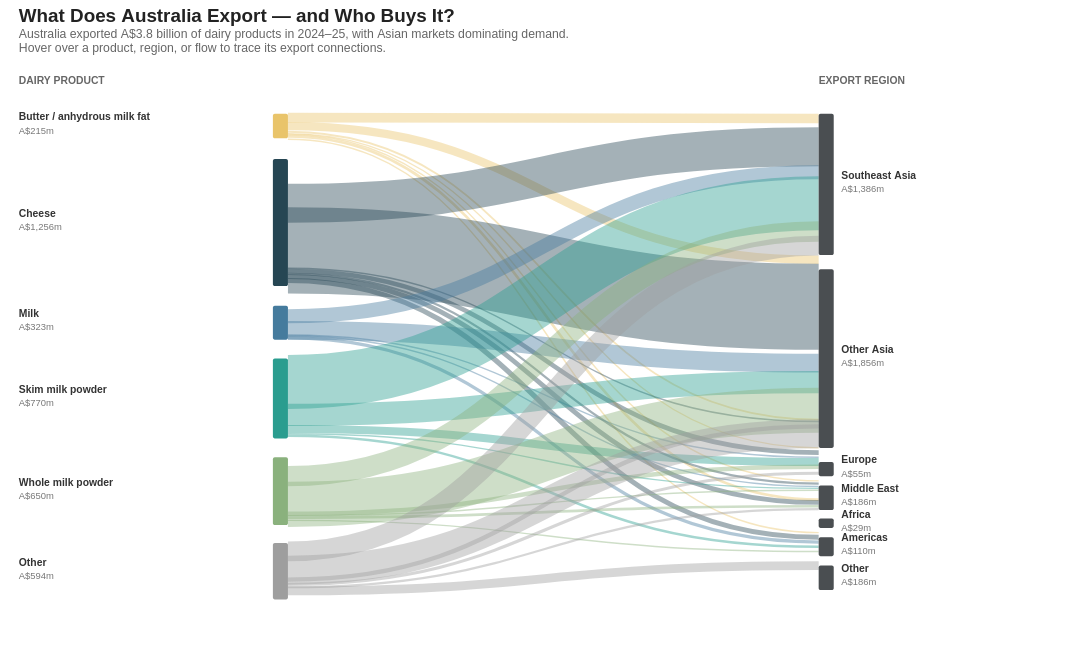

The specification (Vega-Lite) saved for this image:
### Vega specification from a JSON file in a GitHub repository (floating-point values rounded to 4 significant figures)
{"$schema": "https://vega.github.io/schema/vega/v5.json", "width": 1120, "height": 550, "padding": {"top": 7, "left": 20, "right": 20, "bottom": 30}, "autosize": "pad", "title": {"text": "What Does Australia Export — and Who Buys It?", "subtitle": ["Australia exported A$3.8 billion of dairy products in 2024–25, with Asian markets dominating demand.", "Hover over a product, region, or flow to trace its export connections."], "anchor": "start", "frame": "group", "fontSize": 20, "fontWeight": "bold", "color": "#222222", "subtitleFontSize": 13, "subtitleColor": "#666666", "offset": 15}, "signals": [{"name": "nodeWidth", "value": 16}, {"name": "leftX", "value": 270}, {"name": "rightX", "value": 850}, {"name": "hoverConnection", "value": null, "on": [{"events": "mouseover[event.item && event.item.datum && event.item.mark.name && indexof(event.item.mark.name, 'linked_') === 0]", "update": "event.item.mark.name === 'linked_flows' ? {product: datum.product, region: datum.region} : indexof(event.item.mark.name, 'linked_products') === 0 ? {product: datum.name, region: null} : {product: null, region: datum.name}"}, {"events": "mouseout", "update": "null"}]}], "data": [{"name": "flows", "values": [{"product": "Butter / anhydrous milk fat", "region": "Southeast Asia", "value": 85, "sy": 24, "ty": 25}, {"product": "Butter / anhydrous milk fat", "region": "Other Asia", "value": 74, "sy": 33, "ty": 175}, {"product": "Butter / anhydrous milk fat", "region": "Europe", "value": 16, "sy": 39, "ty": 345}, {"product": "Butter / anhydrous milk fat", "region": "Middle East", "value": 5, "sy": 41, "ty": 375}, {"product": "Butter / anhydrous milk fat", "region": "Africa", "value": 4, "sy": 42, "ty": 410}, {"product": "Butter / anhydrous milk fat", "region": "Americas", "value": 24, "sy": 44, "ty": 430}, {"product": "Butter / anhydrous milk fat", "region": "Other", "value": 7, "sy": 47, "ty": 465}, {"product": "Cheese", "region": "Southeast Asia", "value": 344, "sy": 115, "ty": 55}, {"product": "Cheese", "region": "Other Asia", "value": 763, "sy": 165, "ty": 225}, {"product": "Cheese", "region": "Europe", "value": 1, "sy": 184, "ty": 347}, {"product": "Cheese", "region": "Middle East", "value": 41, "sy": 187, "ty": 380}, {"product": "Cheese", "region": "Africa", "value": 20, "sy": 190, "ty": 413}, {"product": "Cheese", "region": "Americas", "value": 42, "sy": 193, "ty": 433}, {"product": "Cheese", "region": "Other", "value": 45, "sy": 197, "ty": 470}, {"product": "Milk", "region": "Southeast Asia", "value": 124, "sy": 235, "ty": 82}, {"product": "Milk", "region": "Other Asia", "value": 166, "sy": 250, "ty": 285}, {"product": "Milk", "region": "Middle East", "value": 3, "sy": 255, "ty": 385}, {"product": "Milk", "region": "Africa", "value": 1, "sy": 256, "ty": 416}, {"product": "Milk", "region": "Other", "value": 29, "sy": 258, "ty": 475}, {"product": "Skim milk powder", "region": "Southeast Asia", "value": 478, "sy": 305, "ty": 115}, {"product": "Skim milk powder", "region": "Other Asia", "value": 197, "sy": 340, "ty": 305}, {"product": "Skim milk powder", "region": "Middle East", "value": 71, "sy": 355, "ty": 390}, {"product": "Skim milk powder", "region": "Africa", "value": 2, "sy": 360, "ty": 418}, {"product": "Skim milk powder", "region": "Other", "value": 22, "sy": 362, "ty": 480}, {"product": "Whole milk powder", "region": "Southeast Asia", "value": 181, "sy": 405, "ty": 145}, {"product": "Whole milk powder", "region": "Other Asia", "value": 399, "sy": 435, "ty": 335}, {"product": "Whole milk powder", "region": "Middle East", "value": 39, "sy": 445, "ty": 395}, {"product": "Whole milk powder", "region": "Africa", "value": 2, "sy": 447, "ty": 420}, {"product": "Whole milk powder", "region": "Americas", "value": 24, "sy": 449, "ty": 437}, {"product": "Whole milk powder", "region": "Other", "value": 5, "sy": 452, "ty": 485}, {"product": "Other", "region": "Southeast Asia", "value": 174, "sy": 485, "ty": 160}, {"product": "Other", "region": "Other Asia", "value": 257, "sy": 505, "ty": 360}, {"product": "Other", "region": "Europe", "value": 38, "sy": 515, "ty": 352}, {"product": "Other", "region": "Middle East", "value": 27, "sy": 520, "ty": 402}, {"product": "Other", "region": "Americas", "value": 20, "sy": 523, "ty": 440}, {"product": "Other", "region": "Other", "value": 78, "sy": 527, "ty": 500}], "transform": [{"type": "formula", "as": "strokeWidth", "expr": "max(1.5, datum.value * 0.12)"}, {"type": "formula", "as": "tooltipText", "expr": "datum.product + ' → ' + datum.region + ': A$' + format(datum.value, ',') + 'm'"}, {"type": "formula", "as": "connectionKey", "expr": "datum.product + '|' + datum.region"}]}, {"name": "products", "values": [{"name": "Butter / anhydrous milk fat", "value": 215, "y": 20, "h": 26}, {"name": "Cheese", "value": 1256, "y": 68, "h": 135}, {"name": "Milk", "value": 323, "y": 224, "h": 36}, {"name": "Skim milk powder", "value": 770, "y": 280, "h": 85}, {"name": "Whole milk powder", "value": 650, "y": 385, "h": 72}, {"name": "Other", "value": 594, "y": 476, "h": 60}], "transform": []}, {"name": "regions", "values": [{"name": "Southeast Asia", "value": 1386, "y": 20, "h": 150}, {"name": "Other Asia", "value": 1856, "y": 185, "h": 190}, {"name": "Europe", "value": 55, "y": 390, "h": 15}, {"name": "Middle East", "value": 186, "y": 415, "h": 26}, {"name": "Africa", "value": 29, "y": 450, "h": 10}, {"name": "Americas", "value": 110, "y": 470, "h": 20}, {"name": "Other", "value": 186, "y": 500, "h": 26}], "transform": []}], "scales": [{"name": "productColor", "type": "ordinal", "domain": ["Butter / anhydrous milk fat", "Cheese", "Milk", "Skim milk powder", "Whole milk powder", "Other"], "range": ["#E9C46A", "#264653", "#457B9D", "#2A9D8F", "#8AB17D", "#9E9E9E"]}], "marks": [{"type": "text", "encode": {"enter": {"x": {"value": 0}, "y": {"value": -12}, "text": {"value": "DAIRY PRODUCT"}, "align": {"value": "left"}, "fontSize": {"value": 11}, "fontWeight": {"value": "bold"}, "fill": {"value": "#666666"}}}}, {"type": "text", "encode": {"enter": {"x": {"signal": "rightX"}, "y": {"value": -12}, "text": {"value": "EXPORT REGION"}, "align": {"value": "left"}, "fontSize": {"value": 11}, "fontWeight": {"value": "bold"}, "fill": {"value": "#666666"}}}}, {"type": "path", "from": {"data": "flows"}, "encode": {"enter": {"stroke": {"scale": "productColor", "field": "product"}, "strokeWidth": {"field": "strokeWidth"}, "tooltip": {"field": "tooltipText"}}, "update": {"path": {"signal": "'M' + (leftX + nodeWidth) + ',' + datum.sy + ' C' + ((leftX + rightX) / 2) + ',' + datum.sy + ' ' + ((leftX + rightX) / 2) + ',' + datum.ty + ' ' + rightX + ',' + datum.ty"}, "strokeOpacity": {"signal": "hoverConnection === null ? 0.42 : (hoverConnection.product === null || datum.product === hoverConnection.product) && (hoverConnection.region === null || datum.region === hoverConnection.region) ? 0.95 : 0.06"}}}, "name": "linked_flows"}, {"type": "rect", "from": {"data": "products"}, "encode": {"enter": {"x": {"signal": "leftX"}, "x2": {"signal": "leftX + nodeWidth"}, "y": {"field": "y"}, "height": {"field": "h"}, "fill": {"scale": "productColor", "field": "name"}, "cornerRadius": {"value": 2}, "tooltip": {"signal": "datum.name + ': A$' + format(datum.value, ',') + 'm'"}}, "update": {"opacity": {"signal": "hoverConnection === null || (hoverConnection.product !== null ? datum.name === hoverConnection.product : indata('flows', 'connectionKey', datum.name + '|' + hoverConnection.region)) ? 1 : 0.25"}}}, "name": "linked_products_3"}, {"type": "text", "from": {"data": "products"}, "encode": {"enter": {"x": {"value": 0}, "y": {"field": "y"}, "dy": {"signal": "datum.h / 2 - 6"}, "text": {"field": "name"}, "align": {"value": "left"}, "fontSize": {"value": 11}, "fontWeight": {"value": "bold"}, "fill": {"value": "#333333"}, "tooltip": {"signal": "datum.name + ': A$' + format(datum.value, ',') + 'm'"}}, "update": {"opacity": {"signal": "hoverConnection === null || (hoverConnection.product !== null ? datum.name === hoverConnection.product : indata('flows', 'connectionKey', datum.name + '|' + hoverConnection.region)) ? 1 : 0.25"}}}, "name": "linked_products_4"}, {"type": "text", "from": {"data": "products"}, "encode": {"enter": {"x": {"value": 0}, "y": {"field": "y"}, "dy": {"signal": "datum.h / 2 + 8"}, "text": {"signal": "'A$' + format(datum.value, ',') + 'm'"}, "align": {"value": "left"}, "fontSize": {"value": 10}, "fill": {"value": "#777777"}, "tooltip": {"signal": "datum.name + ': A$' + format(datum.value, ',') + 'm'"}}, "update": {"opacity": {"signal": "hoverConnection === null || (hoverConnection.product !== null ? datum.name === hoverConnection.product : indata('flows', 'connectionKey', datum.name + '|' + hoverConnection.region)) ? 1 : 0.25"}}}, "name": "linked_products_5"}, {"type": "rect", "from": {"data": "regions"}, "encode": {"enter": {"x": {"signal": "rightX"}, "x2": {"signal": "rightX + nodeWidth"}, "y": {"field": "y"}, "height": {"field": "h"}, "fill": {"value": "#4A4E51"}, "cornerRadius": {"value": 2}, "tooltip": {"signal": "datum.name + ': A$' + format(datum.value, ',') + 'm'"}}, "update": {"opacity": {"signal": "hoverConnection === null || (hoverConnection.region !== null ? datum.name === hoverConnection.region : indata('flows', 'connectionKey', hoverConnection.product + '|' + datum.name)) ? 1 : 0.25"}}}, "name": "linked_regions_6"}, {"type": "text", "from": {"data": "regions"}, "encode": {"enter": {"x": {"signal": "rightX + nodeWidth + 8"}, "y": {"field": "y"}, "dy": {"signal": "datum.h / 2 - 6"}, "text": {"field": "name"}, "align": {"value": "left"}, "fontSize": {"value": 11}, "fontWeight": {"value": "bold"}, "fill": {"value": "#333333"}, "tooltip": {"signal": "datum.name + ': A$' + format(datum.value, ',') + 'm'"}}, "update": {"opacity": {"signal": "hoverConnection === null || (hoverConnection.region !== null ? datum.name === hoverConnection.region : indata('flows', 'connectionKey', hoverConnection.product + '|' + datum.name)) ? 1 : 0.25"}}}, "name": "linked_regions_7"}, {"type": "text", "from": {"data": "regions"}, "encode": {"enter": {"x": {"signal": "rightX + nodeWidth + 8"}, "y": {"field": "y"}, "dy": {"signal": "datum.h / 2 + 8"}, "text": {"signal": "'A$' + format(datum.value, ',') + 'm'"}, "align": {"value": "left"}, "fontSize": {"value": 10}, "fill": {"value": "#777777"}, "tooltip": {"signal": "datum.name + ': A$' + format(datum.value, ',') + 'm'"}}, "update": {"opacity": {"signal": "hoverConnection === null || (hoverConnection.region !== null ? datum.name === hoverConnection.region : indata('flows', 'connectionKey', hoverConnection.product + '|' + datum.name)) ? 1 : 0.25"}}}, "name": "linked_regions_8"}], "config": {"background": "white"}}
